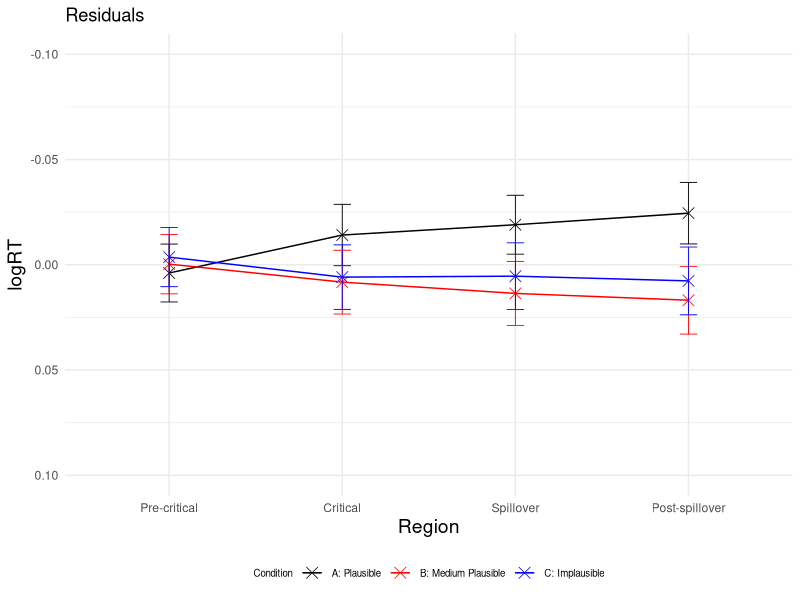
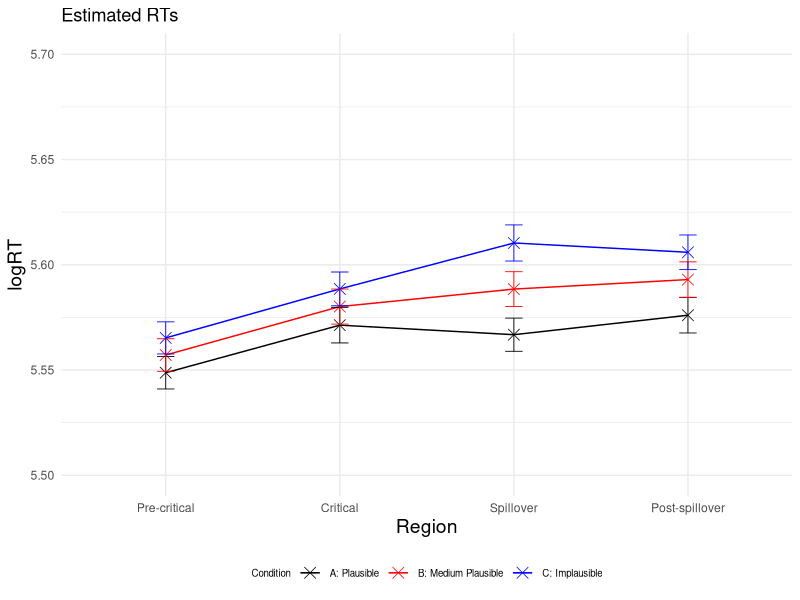
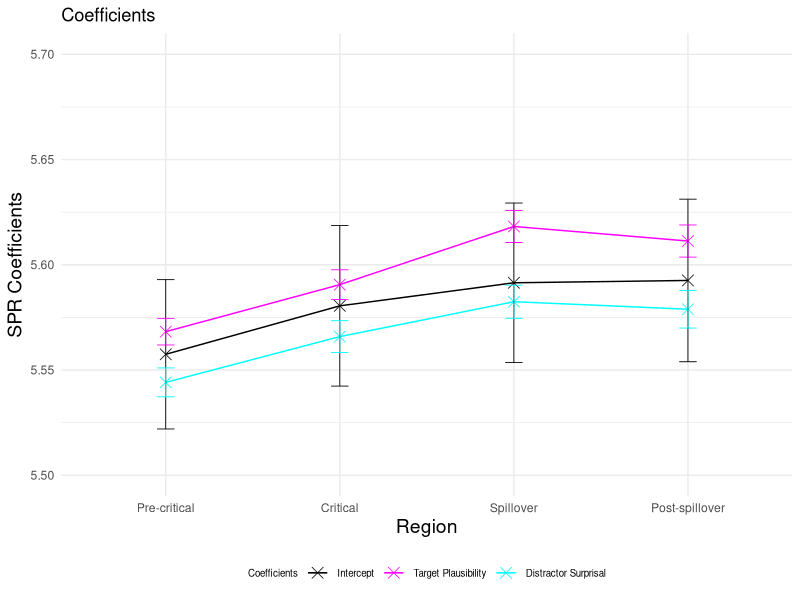
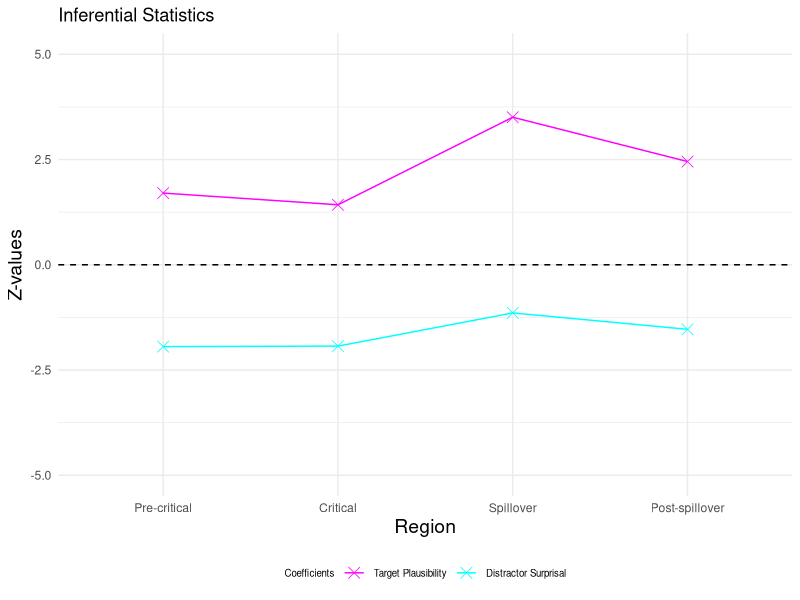
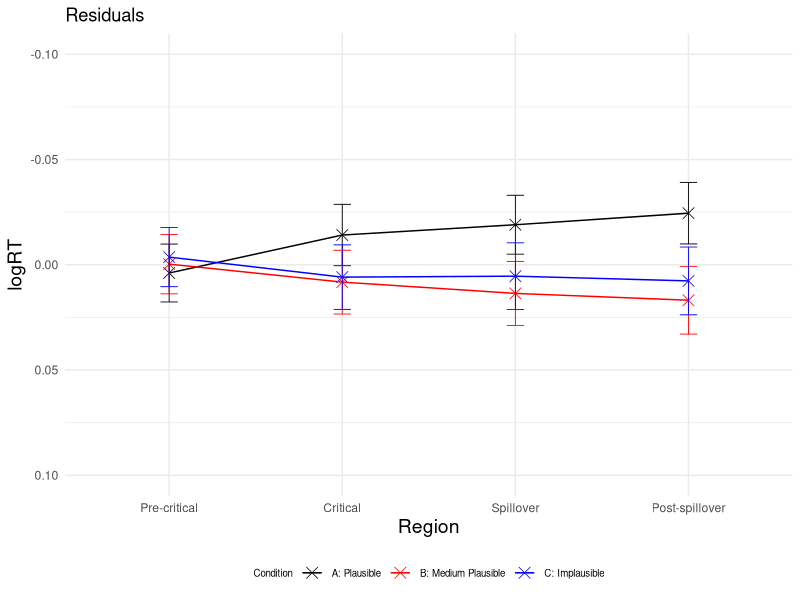
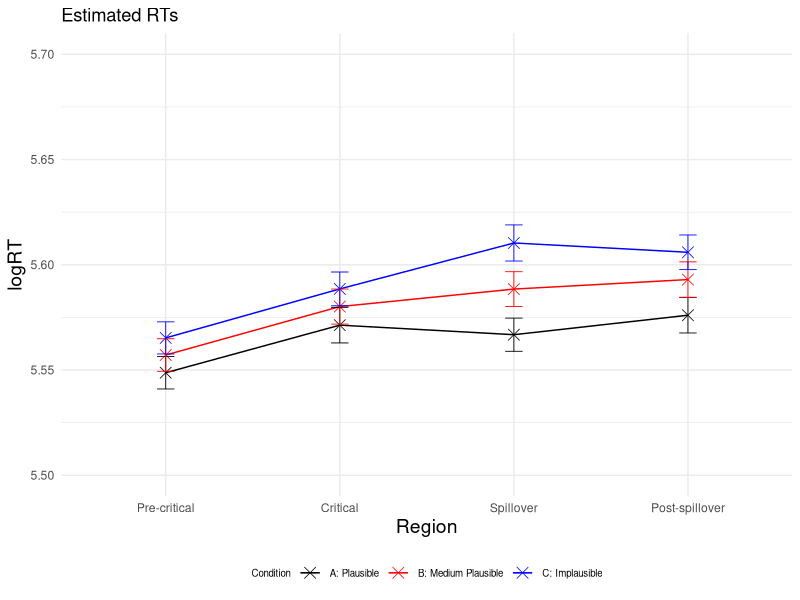
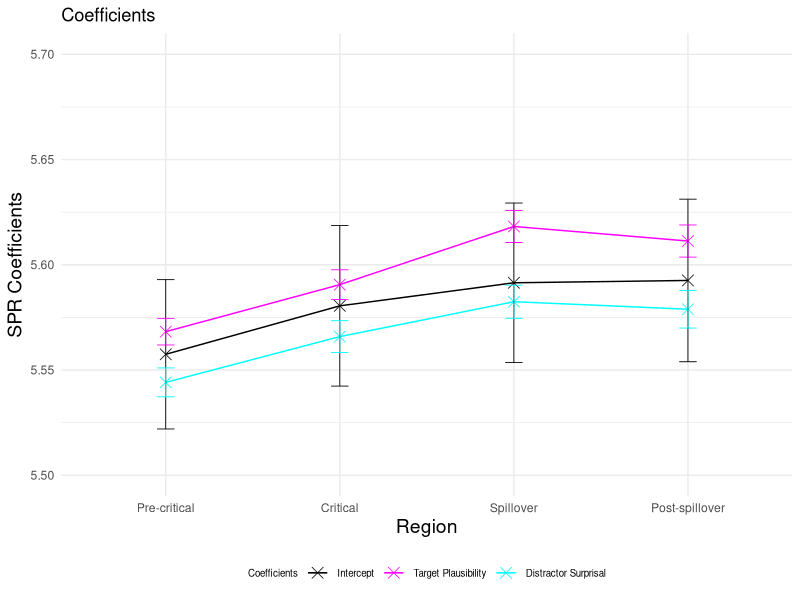
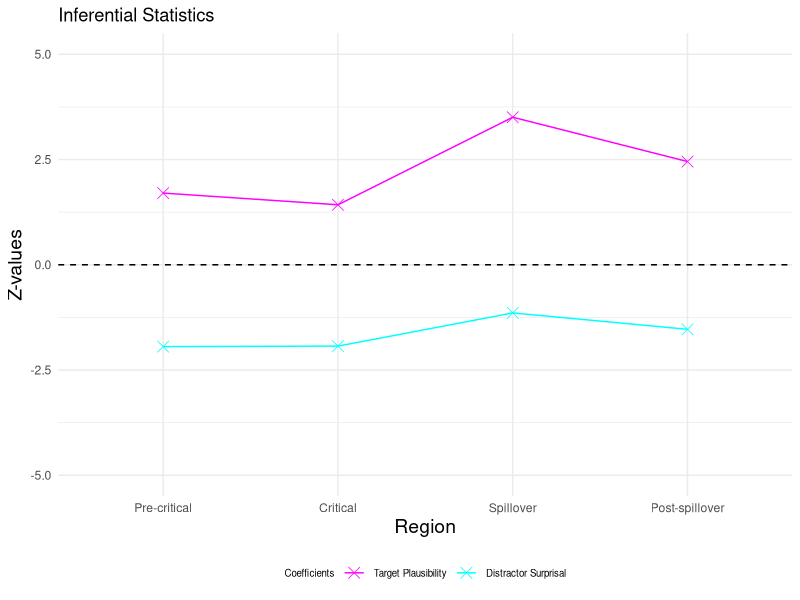

Write the R code that produced these figures, in order.
### LMER ###
# load lme4 package
library(lme4)
library(lmerTest)
library(dplyr)
library(ggplot2)

setwd("~/Downloads/Master_Thesis/3_SPR_Study/not_log_transformed/")
GP6 <- read.csv("GP6SPR_processed.csv")

residuals <- data.frame(
  Region = character(0),
  Condition = character(0),
  Residual = numeric(0),
  SE_Residual = numeric(0)
)

logRT_estimated <- data.frame(
  Region = character(0),
  Condition = character(0),
  Estimated_logRT = numeric(0),
  SE_Estimated = numeric(0)
)

p_values <- data.frame(
  Region = character(0),
  p_value_plausibility_target = numeric(0),
  p_value_surprisal_distractor = numeric(0)
)

SPR_coefficients <- data.frame(
  Region = character(0),
  Estimate = character(0),
  Estimate_value = numeric(0),
  Estimate_error = numeric(0),
  Z_value = numeric(0)
)


regions <- c("Pre-critical", "Critical", "Spillover", "Post-spillover") 
conditions <- c("A", "B", "C") 

for (region in regions) 
{
  # Precritical region
  region_subset <- subset(GP6, Region == region)

  # standardise predictors
  region_subset$scaled_Plaus_per_region <- scale(region_subset$SPR_Plaus_Rating)
  region_subset$scaled_Surprisaldist_per_region <- scale(region_subset$Surprisal_distractor)
  # invert predictor plausibility
  region_subset$inverted_scaled_Plaus_per_region <- (region_subset$scaled_Plaus_per_region) * (-1)
  #log transform reading times
  region_subset$logRT_per_region <- log(region_subset$ReadingTime)
  
  
  # define and run the linear mixed-effects regression model for the precritical region 
  model_per_region <- lmerTest::lmer(logRT_per_region ~ inverted_scaled_Plaus_per_region + scaled_Surprisaldist_per_region + 
                              (1 + inverted_scaled_Plaus_per_region + scaled_Surprisaldist_per_region | Subject) + 
                              (1 + inverted_scaled_Plaus_per_region + scaled_Surprisaldist_per_region | Item), data = region_subset)
  
  # print the summary of the model
  summary_per_region <- summary(model_per_region)
  print(summary_per_region)
  
  # calculate p-values
  p_values_per_region <- summary_per_region$coefficients[, "Pr(>|t|)"]
  new_row_p_value <- data.frame(Region = region, 
                                p_value_plausibility_target = p_values_per_region[2], 
                                p_value_surprisal_distractor = p_values_per_region[3])
  p_values <- rbind(p_values, new_row_p_value)
  
  # extract intercept and coefficients added to intercept
  coefficients_per_region <- summary_per_region$coefficients
  intercept <- coefficients_per_region["(Intercept)", 1]
  plaus_target_coeff <- coefficients_per_region["(Intercept)", 1] + coefficients_per_region["inverted_scaled_Plaus_per_region", 1]
  surprisal_distractor_coeff <- coefficients_per_region["(Intercept)", 1] + coefficients_per_region["scaled_Surprisaldist_per_region", 1]
  
  # add error bars for coefficients and intercept
  new_row_coefficient <- data.frame(Region = region, 
                                    Estimate = "Intercept", 
                                    Estimate_value = intercept, 
                                    Estimate_error = coefficients_per_region["(Intercept)", 2],
                                    Z_value = 0)
  SPR_coefficients <- rbind(SPR_coefficients, new_row_coefficient)
  
  new_row_coefficient <- data.frame(Region = region,
                                    Estimate = "Plausability",
                                    Estimate_value = plaus_target_coeff,
                                    Estimate_error = coefficients_per_region["inverted_scaled_Plaus_per_region", 2],
                                    Z_value = coefficients_per_region["inverted_scaled_Plaus_per_region", 1] / coefficients_per_region["inverted_scaled_Plaus_per_region", 2])
  SPR_coefficients <- rbind(SPR_coefficients, new_row_coefficient)
  
  new_row_coefficient <- data.frame(Region = region,
                                    Estimate = "Surprisal", 
                                    Estimate_value = surprisal_distractor_coeff, 
                                    Estimate_error = coefficients_per_region["scaled_Surprisaldist_per_region", 2],
                                    Z_value = coefficients_per_region["scaled_Surprisaldist_per_region", 1] / coefficients_per_region["scaled_Surprisaldist_per_region", 2])
  SPR_coefficients <- rbind(SPR_coefficients, new_row_coefficient)
  
  for (condition in conditions)
  {
    #####predict condition A, precritical#####
    region_per_condition <- subset(region_subset, Condition == condition)
    region_per_condition$region_per_condition_Predicted <- predict(model_per_region, newdata = region_per_condition,  type = "response")
    
    # calculate residuals
    Residual_region_per_condition <- mean(region_per_condition$logRT_per_region) - mean(region_per_condition$region_per_condition_Predicted)
    Residual_region_per_condition
    # observed RT for condition A precritical
    region_per_condition_logRT_observed <- mean(region_per_condition$logRT_per_region)
   # if (condition == "C") 
   #  {
   #  print(region_per_condition_logRT_observed)
   # }
    # estimated RT for condition A precritical
    region_per_condition_logRT_estimated <- mean(region_per_condition$region_per_condition_Predicted)
    region_per_condition_logRT_estimated
    
    # calculate standard error for residuals
    SE_residuals_region_per_condition <- sqrt(sd(region_per_condition$logRT_per_region, na.rm = TRUE)^2/length(region_per_condition$logRT_per_region) + sd(region_per_condition$region_per_condition_Predicted, na.rm = TRUE)^2/length(region_per_condition$region_per_condition_Predicted))
    
    new_row_residuals <- data.frame(Region = region, Condition = condition, Residual = Residual_region_per_condition, SE_Residual = SE_residuals_region_per_condition)
    residuals <- rbind(residuals, new_row_residuals)
    
    # calculate standard error for logRT estimated
    ##
    SE_estimated_region_per_condition <- sd(region_per_condition$region_per_condition_Predicted, na.rm = TRUE) / sqrt(length(region_per_condition$region_per_condition_Predicted)) 
    
    new_row_logRT_estimated <- data.frame(Region = region, Condition = condition, Estimated_logRT = region_per_condition_logRT_estimated, SE_Estimated = SE_estimated_region_per_condition)
    logRT_estimated <- rbind(logRT_estimated, new_row_logRT_estimated)
  }
}

# plot residuals
# Create a line plot 
p <- ggplot(residuals, aes(x = factor(Region, levels = c("Pre-critical", "Critical", "Spillover", "Post-spillover")), 
                           y = Residual, color = Condition, group = Condition)) + geom_point(shape = 4, size = 3.5, stroke = 0.4) + geom_line(linewidth=0.5) + ylim (0.10, -0.10)
p <- p + theme_minimal() + geom_errorbar(aes(ymin=Residual-SE_Residual, ymax=Residual+SE_Residual), width=.1, size=0.3) 
p <- p + scale_color_manual(name="Condition", labels=c("A: Plausible", "B: Medium Plausible", "C: Implausible"), values=c("#000000", "#FF0000", "#0000FF"))
p <- p + labs(x="Region", y="logRT", title = "Residuals") 
p <- p + theme(legend.position="bottom", legend.text=element_text(size=7), legend.title=element_text(size=7), axis.title.x = element_text(size = 14), axis.title.y = element_text(size = 14)) 
p 

ggsave("Residuals_Plot.pdf", p, width=4, height=4)


# plot estimated logRTs
# Create a line plot 
p <- ggplot(logRT_estimated, aes(x = factor(Region, levels = c("Pre-critical", "Critical", "Spillover", "Post-spillover")), 
                                 y = Estimated_logRT, color = Condition, group = Condition)) + geom_point(shape = 4, size = 3.5, stroke = 0.4) + geom_line(linewidth=0.5) + ylim (5.5, 5.7)
p <- p + theme_minimal() + geom_errorbar(aes(ymin=Estimated_logRT-SE_Estimated, ymax=Estimated_logRT+SE_Estimated), width=.1, size=0.3) 
p <- p + scale_color_manual(name="Condition", labels=c("A: Plausible", "B: Medium Plausible", "C: Implausible"), values=c("#000000", "#FF0000", "#0000FF"))
p <- p + labs(x="Region", y="logRT", title = "Estimated RTs") 
p <- p + theme(legend.position="bottom", legend.text=element_text(size=7), legend.title=element_text(size=7), axis.title.x = element_text(size = 14), axis.title.y = element_text(size = 14)) 
p 
ggsave("Estimated_RTs_Plot.pdf", p, width=4, height=4)

# plot intercept and coefficients added to intercept
p <- ggplot(SPR_coefficients, aes(x = factor(Region, levels = c("Pre-critical", "Critical", "Spillover", "Post-spillover")), 
                                 y = Estimate_value, color = Estimate, group = Estimate)) + geom_point(shape = 4, size = 3.5, stroke = 0.4) + geom_line(linewidth=0.5) + ylim (5.5, 5.7)
p <- p + theme_minimal() + geom_errorbar(aes(ymin=Estimate_value-Estimate_error, ymax=Estimate_value+Estimate_error), width=.1, size=0.3) 
p <- p + scale_color_manual(name="Coefficients", labels=c("Intercept", "Target Plausibility", "Distractor Surprisal"), values=c("#000000", "#FF00FF", "#00FFFF"))
p <- p + labs(x="Region", y="SPR Coefficients", title = "Coefficients") 
p <- p + theme(legend.position="bottom", legend.text=element_text(size=7), legend.title=element_text(size=7), axis.title.x = element_text(size = 14), axis.title.y = element_text(size = 14)) 
p 
ggsave("Intercept_Coefficients_Plot.pdf", p, width=4, height=4)


# plot effect sizes (z-vaues)
Effect_sizes <- subset(SPR_coefficients, Estimate != 'Intercept')

p <- ggplot(Effect_sizes, aes(x = factor(Region, levels = c("Pre-critical", "Critical", "Spillover", "Post-spillover")), 
                                  y = Z_value, color = Estimate, group = Estimate)) + geom_point(shape = 4, size = 3.5, stroke = 0.4) + geom_line(linewidth=0.5) + ylim (-5, 5)
p <- p + geom_hline(yintercept=0, linetype=2)
p <- p + theme_minimal()
p <- p + scale_color_manual(name="Coefficients", labels=c( "Target Plausibility", "Distractor Surprisal"), values=c("#FF00FF", "#00FFFF"))
p <- p + labs(x="Region", y="Z-values", title = "Inferential Statistics") 
p <- p + theme(legend.position="bottom", legend.text=element_text(size=7), legend.title=element_text(size=7), axis.title.x = element_text(size = 14), axis.title.y = element_text(size = 14)) 
p 
ggsave("Z_values_Plot.pdf", p, width=4, height=4)
